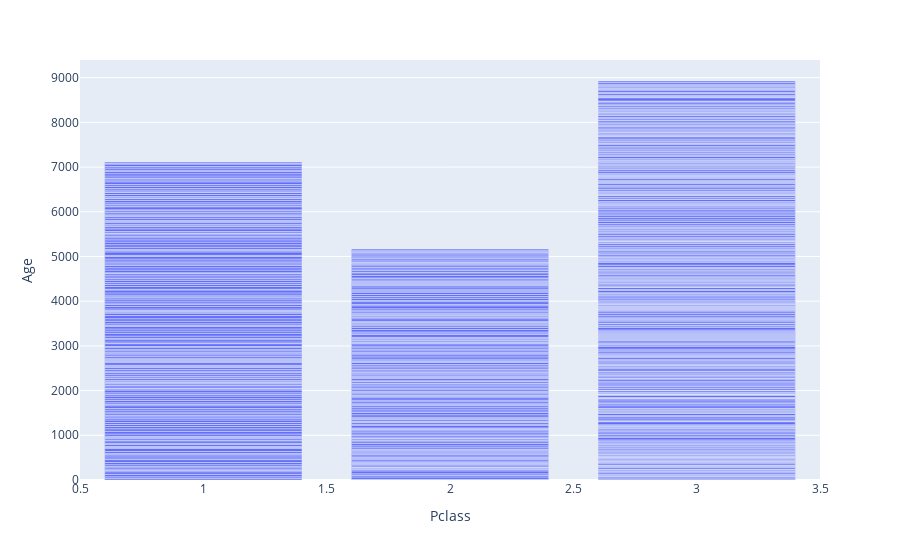

Notebook cell for this chart:
### Code cell
fig = px.bar(titanic, x="Pclass", y="Age")
fig.show()

### Figure 1 — Plotly figure (JSON) as saved in the notebook; plotly's stock layout.template omitted (floating-point values rounded to 4 significant figures; data arrays with more than 128 entries replaced by an {"elided": "..."} marker saying what was removed)
{"data": [{"alignmentgroup": "True", "hovertemplate": "Pclass=%{x}<br>Age=%{y}<extra></extra>", "legendgroup": "", "marker": {"color": "#636efa", "pattern": {"shape": ""}}, "name": "", "offsetgroup": "", "orientation": "v", "showlegend": false, "textposition": "auto", "type": "bar", "x": {"elided": "891 int values"}, "xaxis": "x", "y": {"elided": "891 float values"}, "yaxis": "y"}], "layout": {"barmode": "relative", "legend": {"tracegroupgap": 0}, "margin": {"t": 60}, "xaxis": {"anchor": "y", "domain": [0, 1], "title": {"text": "Pclass"}}, "yaxis": {"anchor": "x", "domain": [0, 1], "title": {"text": "Age"}}}}
